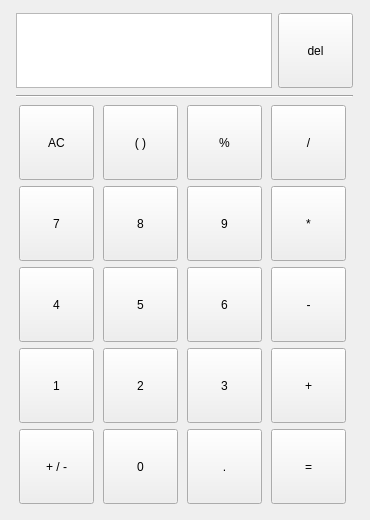
<?xml version="1.0" encoding="UTF-8"?>
<ui version="4.0">
 <class>AppBasicCalculator</class>
 <widget class="QWidget" name="AppBasicCalculator">
  <property name="geometry">
   <rect>
    <x>0</x>
    <y>0</y>
    <width>370</width>
    <height>520</height>
   </rect>
  </property>
  <property name="sizePolicy">
   <sizepolicy hsizetype="Fixed" vsizetype="Fixed">
    <horstretch>0</horstretch>
    <verstretch>0</verstretch>
   </sizepolicy>
  </property>
  <property name="minimumSize">
   <size>
    <width>370</width>
    <height>520</height>
   </size>
  </property>
  <property name="maximumSize">
   <size>
    <width>370</width>
    <height>520</height>
   </size>
  </property>
  <property name="windowTitle">
   <string>BasicCalculator</string>
  </property>
  <widget class="QWidget" name="verticalLayoutWidget">
   <property name="geometry">
    <rect>
     <x>12</x>
     <y>12</y>
     <width>346</width>
     <height>496</height>
    </rect>
   </property>
   <layout class="QGridLayout" name="gridLayout_2">
    <item row="0" column="0">
     <layout class="QHBoxLayout" name="horizontalLayout">
      <item>
       <widget class="QTextBrowser" name="display">
        <property name="sizePolicy">
         <sizepolicy hsizetype="Preferred" vsizetype="Preferred">
          <horstretch>0</horstretch>
          <verstretch>0</verstretch>
         </sizepolicy>
        </property>
        <property name="minimumSize">
         <size>
          <width>0</width>
          <height>0</height>
         </size>
        </property>
       </widget>
      </item>
      <item>
       <widget class="QPushButton" name="exDelete">
        <property name="sizePolicy">
         <sizepolicy hsizetype="Minimum" vsizetype="Fixed">
          <horstretch>0</horstretch>
          <verstretch>0</verstretch>
         </sizepolicy>
        </property>
        <property name="minimumSize">
         <size>
          <width>75</width>
          <height>75</height>
         </size>
        </property>
        <property name="maximumSize">
         <size>
          <width>74</width>
          <height>74</height>
         </size>
        </property>
        <property name="text">
         <string>del</string>
        </property>
       </widget>
      </item>
     </layout>
    </item>
    <item row="1" column="0">
     <widget class="Line" name="line">
      <property name="orientation">
       <enum>Qt::Orientation::Horizontal</enum>
      </property>
     </widget>
    </item>
    <item row="2" column="0">
     <layout class="QGridLayout" name="gridLayout">
      <item row="1" column="3">
       <widget class="QPushButton" name="opMultipulation">
        <property name="minimumSize">
         <size>
          <width>75</width>
          <height>75</height>
         </size>
        </property>
        <property name="maximumSize">
         <size>
          <width>75</width>
          <height>75</height>
         </size>
        </property>
        <property name="text">
         <string>*</string>
        </property>
       </widget>
      </item>
      <item row="2" column="3">
       <widget class="QPushButton" name="opSubstraction">
        <property name="minimumSize">
         <size>
          <width>75</width>
          <height>75</height>
         </size>
        </property>
        <property name="maximumSize">
         <size>
          <width>75</width>
          <height>75</height>
         </size>
        </property>
        <property name="text">
         <string>-</string>
        </property>
       </widget>
      </item>
      <item row="1" column="1">
       <widget class="QPushButton" name="num8">
        <property name="minimumSize">
         <size>
          <width>75</width>
          <height>75</height>
         </size>
        </property>
        <property name="maximumSize">
         <size>
          <width>75</width>
          <height>75</height>
         </size>
        </property>
        <property name="text">
         <string>8</string>
        </property>
       </widget>
      </item>
      <item row="2" column="1">
       <widget class="QPushButton" name="num5">
        <property name="minimumSize">
         <size>
          <width>75</width>
          <height>75</height>
         </size>
        </property>
        <property name="maximumSize">
         <size>
          <width>75</width>
          <height>75</height>
         </size>
        </property>
        <property name="text">
         <string>5</string>
        </property>
       </widget>
      </item>
      <item row="3" column="3">
       <widget class="QPushButton" name="opAddition">
        <property name="minimumSize">
         <size>
          <width>75</width>
          <height>75</height>
         </size>
        </property>
        <property name="maximumSize">
         <size>
          <width>75</width>
          <height>75</height>
         </size>
        </property>
        <property name="text">
         <string>+</string>
        </property>
       </widget>
      </item>
      <item row="3" column="1">
       <widget class="QPushButton" name="num2">
        <property name="minimumSize">
         <size>
          <width>75</width>
          <height>75</height>
         </size>
        </property>
        <property name="maximumSize">
         <size>
          <width>75</width>
          <height>75</height>
         </size>
        </property>
        <property name="text">
         <string>2</string>
        </property>
       </widget>
      </item>
      <item row="0" column="0">
       <widget class="QPushButton" name="exAllClear">
        <property name="enabled">
         <bool>true</bool>
        </property>
        <property name="minimumSize">
         <size>
          <width>75</width>
          <height>75</height>
         </size>
        </property>
        <property name="maximumSize">
         <size>
          <width>75</width>
          <height>75</height>
         </size>
        </property>
        <property name="text">
         <string>AC</string>
        </property>
       </widget>
      </item>
      <item row="0" column="2">
       <widget class="QPushButton" name="exPercentage">
        <property name="minimumSize">
         <size>
          <width>75</width>
          <height>75</height>
         </size>
        </property>
        <property name="maximumSize">
         <size>
          <width>75</width>
          <height>75</height>
         </size>
        </property>
        <property name="text">
         <string>%</string>
        </property>
       </widget>
      </item>
      <item row="3" column="0">
       <widget class="QPushButton" name="num1">
        <property name="minimumSize">
         <size>
          <width>75</width>
          <height>75</height>
         </size>
        </property>
        <property name="maximumSize">
         <size>
          <width>75</width>
          <height>75</height>
         </size>
        </property>
        <property name="text">
         <string>1</string>
        </property>
       </widget>
      </item>
      <item row="3" column="2">
       <widget class="QPushButton" name="num3">
        <property name="minimumSize">
         <size>
          <width>75</width>
          <height>75</height>
         </size>
        </property>
        <property name="maximumSize">
         <size>
          <width>75</width>
          <height>75</height>
         </size>
        </property>
        <property name="text">
         <string>3</string>
        </property>
       </widget>
      </item>
      <item row="0" column="3">
       <widget class="QPushButton" name="opDivision">
        <property name="minimumSize">
         <size>
          <width>75</width>
          <height>75</height>
         </size>
        </property>
        <property name="maximumSize">
         <size>
          <width>75</width>
          <height>75</height>
         </size>
        </property>
        <property name="text">
         <string>/</string>
        </property>
       </widget>
      </item>
      <item row="2" column="0">
       <widget class="QPushButton" name="num4">
        <property name="minimumSize">
         <size>
          <width>75</width>
          <height>75</height>
         </size>
        </property>
        <property name="maximumSize">
         <size>
          <width>75</width>
          <height>75</height>
         </size>
        </property>
        <property name="text">
         <string>4</string>
        </property>
       </widget>
      </item>
      <item row="1" column="0">
       <widget class="QPushButton" name="num7">
        <property name="minimumSize">
         <size>
          <width>75</width>
          <height>75</height>
         </size>
        </property>
        <property name="maximumSize">
         <size>
          <width>75</width>
          <height>75</height>
         </size>
        </property>
        <property name="text">
         <string>7</string>
        </property>
       </widget>
      </item>
      <item row="2" column="2">
       <widget class="QPushButton" name="num6">
        <property name="minimumSize">
         <size>
          <width>75</width>
          <height>75</height>
         </size>
        </property>
        <property name="maximumSize">
         <size>
          <width>75</width>
          <height>75</height>
         </size>
        </property>
        <property name="text">
         <string>6</string>
        </property>
       </widget>
      </item>
      <item row="0" column="1">
       <widget class="QPushButton" name="exBracket">
        <property name="minimumSize">
         <size>
          <width>75</width>
          <height>75</height>
         </size>
        </property>
        <property name="maximumSize">
         <size>
          <width>75</width>
          <height>75</height>
         </size>
        </property>
        <property name="text">
         <string>( )</string>
        </property>
       </widget>
      </item>
      <item row="1" column="2">
       <widget class="QPushButton" name="num9">
        <property name="minimumSize">
         <size>
          <width>75</width>
          <height>75</height>
         </size>
        </property>
        <property name="maximumSize">
         <size>
          <width>75</width>
          <height>75</height>
         </size>
        </property>
        <property name="text">
         <string>9</string>
        </property>
       </widget>
      </item>
      <item row="4" column="0">
       <widget class="QPushButton" name="numPrinciple">
        <property name="minimumSize">
         <size>
          <width>75</width>
          <height>75</height>
         </size>
        </property>
        <property name="maximumSize">
         <size>
          <width>75</width>
          <height>75</height>
         </size>
        </property>
        <property name="text">
         <string>+ / -</string>
        </property>
       </widget>
      </item>
      <item row="4" column="1">
       <widget class="QPushButton" name="num0">
        <property name="minimumSize">
         <size>
          <width>75</width>
          <height>75</height>
         </size>
        </property>
        <property name="maximumSize">
         <size>
          <width>75</width>
          <height>75</height>
         </size>
        </property>
        <property name="text">
         <string>0</string>
        </property>
       </widget>
      </item>
      <item row="4" column="2">
       <widget class="QPushButton" name="numDecimalPoint">
        <property name="minimumSize">
         <size>
          <width>75</width>
          <height>75</height>
         </size>
        </property>
        <property name="maximumSize">
         <size>
          <width>75</width>
          <height>75</height>
         </size>
        </property>
        <property name="text">
         <string>.</string>
        </property>
       </widget>
      </item>
      <item row="4" column="3">
       <widget class="QPushButton" name="opReturn">
        <property name="minimumSize">
         <size>
          <width>75</width>
          <height>75</height>
         </size>
        </property>
        <property name="maximumSize">
         <size>
          <width>75</width>
          <height>75</height>
         </size>
        </property>
        <property name="text">
         <string>=</string>
        </property>
       </widget>
      </item>
     </layout>
    </item>
   </layout>
  </widget>
 </widget>
 <tabstops>
  <tabstop>exDelete</tabstop>
  <tabstop>exAllClear</tabstop>
  <tabstop>exBracket</tabstop>
  <tabstop>exPercentage</tabstop>
  <tabstop>num0</tabstop>
  <tabstop>num1</tabstop>
  <tabstop>num2</tabstop>
  <tabstop>num3</tabstop>
  <tabstop>num4</tabstop>
  <tabstop>num5</tabstop>
  <tabstop>num6</tabstop>
  <tabstop>num7</tabstop>
  <tabstop>num8</tabstop>
  <tabstop>num9</tabstop>
  <tabstop>numPrinciple</tabstop>
  <tabstop>numDecimalPoint</tabstop>
  <tabstop>opAddition</tabstop>
  <tabstop>opSubstraction</tabstop>
  <tabstop>opMultipulation</tabstop>
  <tabstop>opDivision</tabstop>
  <tabstop>opReturn</tabstop>
 </tabstops>
 <resources/>
 <connections/>
</ui>
